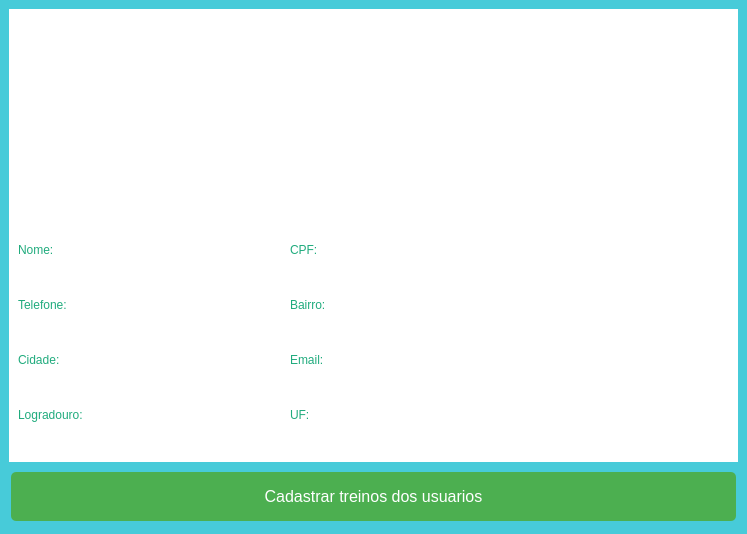
<?xml version="1.0" encoding="UTF-8"?>
<ui version="4.0">
 <class>Teladopersonal</class>
 <widget class="QWidget" name="Teladopersonal">
  <property name="geometry">
   <rect>
    <x>0</x>
    <y>0</y>
    <width>747</width>
    <height>534</height>
   </rect>
  </property>
  <property name="windowTitle">
   <string>Form</string>
  </property>
  <layout class="QVBoxLayout" name="verticalLayout_2">
   <property name="leftMargin">
    <number>0</number>
   </property>
   <property name="topMargin">
    <number>0</number>
   </property>
   <property name="rightMargin">
    <number>0</number>
   </property>
   <property name="bottomMargin">
    <number>0</number>
   </property>
   <item>
    <widget class="QWidget" name="widget_2" native="true">
     <property name="styleSheet">
      <string notr="true">background-color:#47cbd9
</string>
     </property>
     <layout class="QVBoxLayout" name="verticalLayout">
      <item>
       <widget class="QWidget" name="widget_3" native="true">
        <property name="styleSheet">
         <string notr="true">background-color:#fff</string>
        </property>
        <layout class="QVBoxLayout" name="verticalLayout_3">
         <item>
          <layout class="QHBoxLayout" name="horizontalLayout_2">
           <property name="bottomMargin">
            <number>1</number>
           </property>
           <item>
            <spacer name="horizontalSpacer">
             <property name="orientation">
              <enum>Qt::Horizontal</enum>
             </property>
             <property name="sizeHint" stdset="0">
              <size>
               <width>40</width>
               <height>20</height>
              </size>
             </property>
            </spacer>
           </item>
           <item>
            <widget class="QLabel" name="icon_default">
             <property name="sizePolicy">
              <sizepolicy hsizetype="Preferred" vsizetype="Preferred">
               <horstretch>0</horstretch>
               <verstretch>0</verstretch>
              </sizepolicy>
             </property>
             <property name="minimumSize">
              <size>
               <width>200</width>
               <height>0</height>
              </size>
             </property>
             <property name="text">
              <string/>
             </property>
            </widget>
           </item>
           <item>
            <spacer name="horizontalSpacer_2">
             <property name="orientation">
              <enum>Qt::Horizontal</enum>
             </property>
             <property name="sizeHint" stdset="0">
              <size>
               <width>40</width>
               <height>20</height>
              </size>
             </property>
            </spacer>
           </item>
          </layout>
         </item>
         <item>
          <widget class="QWidget" name="widget_4" native="true">
           <layout class="QGridLayout" name="gridLayout">
            <property name="leftMargin">
             <number>0</number>
            </property>
            <property name="topMargin">
             <number>0</number>
            </property>
            <property name="rightMargin">
             <number>0</number>
            </property>
            <property name="bottomMargin">
             <number>0</number>
            </property>
            <item row="4" column="0" colspan="2">
             <widget class="QLabel" name="texto_nome">
              <property name="text">
               <string/>
              </property>
             </widget>
            </item>
            <item row="8" column="2" colspan="2">
             <widget class="QLabel" name="label_email">
              <property name="styleSheet">
               <string notr="true">color: #20ab7d</string>
              </property>
              <property name="text">
               <string>Email:</string>
              </property>
             </widget>
            </item>
            <item row="9" column="0" colspan="2">
             <widget class="QLabel" name="texto_cidade">
              <property name="maximumSize">
               <size>
                <width>400</width>
                <height>50</height>
               </size>
              </property>
              <property name="text">
               <string/>
              </property>
             </widget>
            </item>
            <item row="8" column="0">
             <widget class="QLabel" name="label_cidade">
              <property name="maximumSize">
               <size>
                <width>50</width>
                <height>50</height>
               </size>
              </property>
              <property name="styleSheet">
               <string notr="true">color:#20ab7d</string>
              </property>
              <property name="text">
               <string>Cidade:</string>
              </property>
             </widget>
            </item>
            <item row="10" column="0">
             <widget class="QLabel" name="label_logradouro">
              <property name="maximumSize">
               <size>
                <width>80</width>
                <height>50</height>
               </size>
              </property>
              <property name="styleSheet">
               <string notr="true">color: #20ab7d</string>
              </property>
              <property name="text">
               <string>Logradouro:</string>
              </property>
             </widget>
            </item>
            <item row="11" column="0" colspan="2">
             <widget class="QLabel" name="texto_logradouro">
              <property name="maximumSize">
               <size>
                <width>400</width>
                <height>50</height>
               </size>
              </property>
              <property name="text">
               <string/>
              </property>
             </widget>
            </item>
            <item row="9" column="2" colspan="3">
             <widget class="QLabel" name="texto_email">
              <property name="text">
               <string/>
              </property>
             </widget>
            </item>
            <item row="6" column="2">
             <widget class="QLabel" name="label_bairro">
              <property name="maximumSize">
               <size>
                <width>50</width>
                <height>50</height>
               </size>
              </property>
              <property name="styleSheet">
               <string notr="true">color:#20ab7d</string>
              </property>
              <property name="text">
               <string>Bairro:</string>
              </property>
             </widget>
            </item>
            <item row="10" column="2">
             <widget class="QLabel" name="label_uf">
              <property name="maximumSize">
               <size>
                <width>25</width>
                <height>50</height>
               </size>
              </property>
              <property name="styleSheet">
               <string notr="true">color:#20ab7d</string>
              </property>
              <property name="text">
               <string>UF:</string>
              </property>
             </widget>
            </item>
            <item row="4" column="2" colspan="3">
             <widget class="QLabel" name="texto_cpf">
              <property name="text">
               <string/>
              </property>
             </widget>
            </item>
            <item row="7" column="0" colspan="2">
             <widget class="QLabel" name="texto_telefone">
              <property name="text">
               <string/>
              </property>
             </widget>
            </item>
            <item row="3" column="0">
             <widget class="QLabel" name="label_nome">
              <property name="maximumSize">
               <size>
                <width>50</width>
                <height>50</height>
               </size>
              </property>
              <property name="layoutDirection">
               <enum>Qt::LeftToRight</enum>
              </property>
              <property name="styleSheet">
               <string notr="true">color:#20ab7d
</string>
              </property>
              <property name="text">
               <string>Nome:</string>
              </property>
              <property name="alignment">
               <set>Qt::AlignLeading|Qt::AlignLeft|Qt::AlignVCenter</set>
              </property>
             </widget>
            </item>
            <item row="6" column="0">
             <widget class="QLabel" name="label_telefone">
              <property name="maximumSize">
               <size>
                <width>70</width>
                <height>50</height>
               </size>
              </property>
              <property name="styleSheet">
               <string notr="true">color:#20ab7d</string>
              </property>
              <property name="text">
               <string>Telefone:</string>
              </property>
             </widget>
            </item>
            <item row="7" column="2" colspan="3">
             <widget class="QLabel" name="texto_bairro">
              <property name="text">
               <string/>
              </property>
             </widget>
            </item>
            <item row="11" column="2">
             <widget class="QLabel" name="texto_uf">
              <property name="text">
               <string/>
              </property>
             </widget>
            </item>
            <item row="3" column="2">
             <widget class="QLabel" name="label_cpf">
              <property name="maximumSize">
               <size>
                <width>50</width>
                <height>50</height>
               </size>
              </property>
              <property name="styleSheet">
               <string notr="true">color:#20ab7d</string>
              </property>
              <property name="text">
               <string>CPF:</string>
              </property>
             </widget>
            </item>
           </layout>
          </widget>
         </item>
        </layout>
       </widget>
      </item>
      <item>
       <widget class="QPushButton" name="pushButton">
        <property name="styleSheet">
         <string notr="true">background-color: #4CAF50;
border: none;
color: white;
padding: 15px 32px;
text-align: center;
text-decoration: none;
font-size: 16px;
margin: 4px 2px;
border-radius: 5px;</string>
        </property>
        <property name="text">
         <string>Cadastrar treinos dos usuarios</string>
        </property>
       </widget>
      </item>
     </layout>
    </widget>
   </item>
  </layout>
 </widget>
 <resources/>
 <connections/>
</ui>
